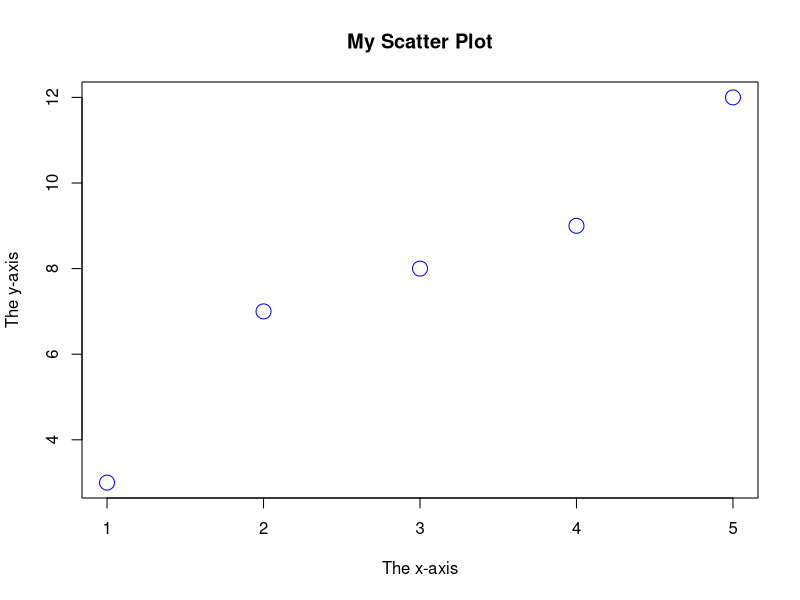
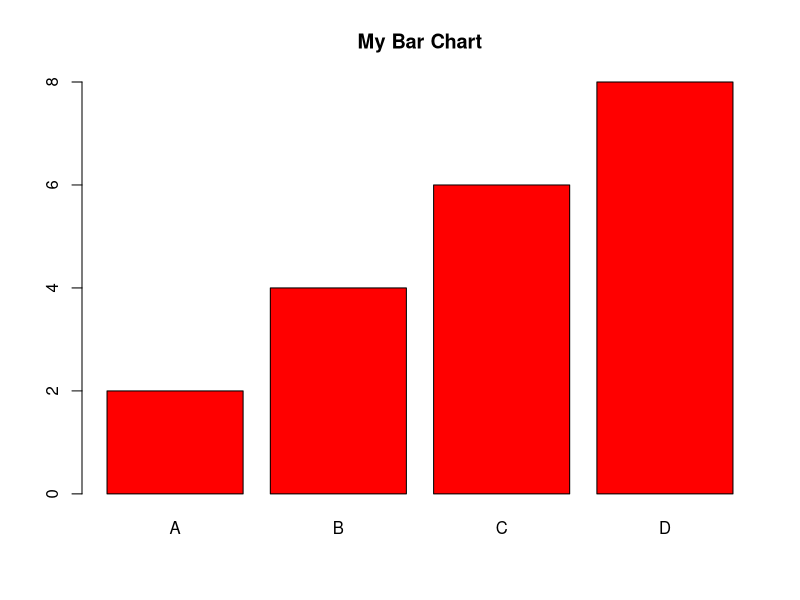

Write the R code that produced these figures, in order.
# Creating simple coordinates
x <- c(1, 2, 3, 4, 5)
y <- c(3, 7, 8, 9, 12)

# 1. Scatter Plot (Multiple variables)
plot(x, y, main="My Scatter Plot", xlab="The x-axis", ylab="The y-axis", col="blue", cex=2)

# 2. Bar Chart (Individual categorical variable)
x_bar <- c("A", "B", "C", "D")
y_bar <- c(2, 4, 6, 8)
barplot(y_bar, names.arg = x_bar, col = "red", main="My Bar Chart")
